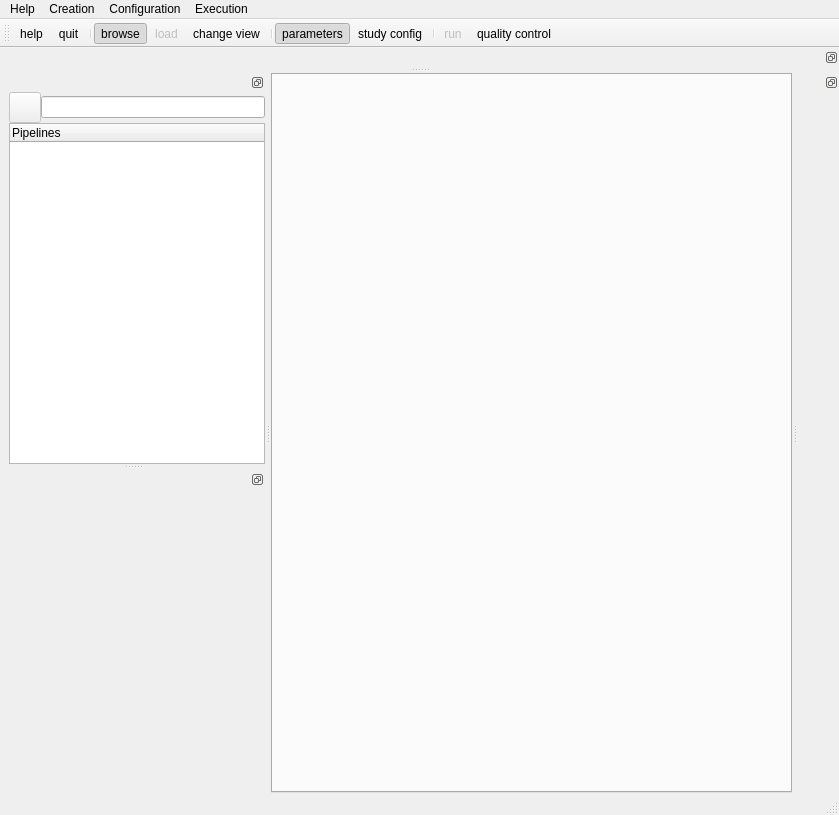
<?xml version="1.0" encoding="UTF-8"?>
<ui version="4.0">
 <class>Capsul</class>
 <widget class="QMainWindow" name="Capsul">
  <property name="enabled">
   <bool>true</bool>
  </property>
  <property name="geometry">
   <rect>
    <x>0</x>
    <y>0</y>
    <width>839</width>
    <height>815</height>
   </rect>
  </property>
  <property name="windowTitle">
   <string>Capsul</string>
  </property>
  <property name="windowIcon">
   <iconset resource="icones.qrc">
    <normaloff>:/icones/logo</normaloff>:/icones/logo</iconset>
  </property>
  <widget class="QWidget" name="centralwidget">
   <property name="sizePolicy">
    <sizepolicy hsizetype="Expanding" vsizetype="Expanding">
     <horstretch>0</horstretch>
     <verstretch>0</verstretch>
    </sizepolicy>
   </property>
   <layout class="QGridLayout" name="gridLayout">
    <property name="margin">
     <number>0</number>
    </property>
    <property name="spacing">
     <number>0</number>
    </property>
    <item row="0" column="0">
     <widget class="QTabWidget" name="display"/>
    </item>
   </layout>
  </widget>
  <widget class="QMenuBar" name="main_menu_bar">
   <property name="geometry">
    <rect>
     <x>0</x>
     <y>0</y>
     <width>839</width>
     <height>25</height>
    </rect>
   </property>
   <widget class="QMenu" name="help_menu">
    <property name="title">
     <string>Help</string>
    </property>
    <addaction name="actionHelp"/>
    <addaction name="separator"/>
    <addaction name="actionQuit"/>
   </widget>
   <widget class="QMenu" name="menuCreation">
    <property name="title">
     <string>Creation</string>
    </property>
    <addaction name="actionLoad"/>
    <addaction name="actionChangeView"/>
    <addaction name="actionBrowse"/>
   </widget>
   <widget class="QMenu" name="menuExecution">
    <property name="title">
     <string>Execution</string>
    </property>
    <addaction name="actionQualityControl"/>
   </widget>
   <widget class="QMenu" name="menuConfiguration">
    <property name="title">
     <string>Configuration</string>
    </property>
    <addaction name="actionStudyConfig"/>
    <addaction name="actionRun"/>
    <addaction name="actionParameters"/>
   </widget>
   <addaction name="help_menu"/>
   <addaction name="menuCreation"/>
   <addaction name="menuConfiguration"/>
   <addaction name="menuExecution"/>
  </widget>
  <widget class="QStatusBar" name="status"/>
  <widget class="QToolBar" name="toolBar">
   <property name="windowTitle">
    <string>toolBar</string>
   </property>
   <attribute name="toolBarArea">
    <enum>TopToolBarArea</enum>
   </attribute>
   <attribute name="toolBarBreak">
    <bool>false</bool>
   </attribute>
   <addaction name="actionHelp"/>
   <addaction name="actionQuit"/>
   <addaction name="separator"/>
   <addaction name="actionBrowse"/>
   <addaction name="actionLoad"/>
   <addaction name="actionChangeView"/>
   <addaction name="separator"/>
   <addaction name="actionParameters"/>
   <addaction name="actionStudyConfig"/>
   <addaction name="separator"/>
   <addaction name="actionRun"/>
   <addaction name="actionQualityControl"/>
  </widget>
  <widget class="QDockWidget" name="dockWidgetBrowse">
   <property name="features">
    <set>QDockWidget::DockWidgetFloatable|QDockWidget::DockWidgetMovable</set>
   </property>
   <attribute name="dockWidgetArea">
    <number>1</number>
   </attribute>
   <widget class="QWidget" name="dock_browse">
    <property name="enabled">
     <bool>true</bool>
    </property>
    <layout class="QVBoxLayout" name="verticalLayout">
     <property name="topMargin">
      <number>0</number>
     </property>
     <property name="rightMargin">
      <number>0</number>
     </property>
     <property name="bottomMargin">
      <number>0</number>
     </property>
     <item>
      <layout class="QVBoxLayout" name="tree_layout">
       <property name="spacing">
        <number>0</number>
       </property>
       <item>
        <layout class="QHBoxLayout" name="search_layout">
         <property name="spacing">
          <number>0</number>
         </property>
         <property name="sizeConstraint">
          <enum>QLayout::SetFixedSize</enum>
         </property>
         <property name="leftMargin">
          <number>0</number>
         </property>
         <item>
          <widget class="QToolButton" name="search_icon">
           <property name="enabled">
            <bool>false</bool>
           </property>
           <property name="text">
            <string/>
           </property>
           <property name="icon">
            <iconset resource="icones.qrc">
             <normaloff>:/icones/search</normaloff>:/icones/search</iconset>
           </property>
           <property name="iconSize">
            <size>
             <width>24</width>
             <height>24</height>
            </size>
           </property>
          </widget>
         </item>
         <item>
          <widget class="QLineEdit" name="search"/>
         </item>
        </layout>
       </item>
       <item>
        <widget class="QTreeWidget" name="menu_treectrl">
         <attribute name="headerDefaultSectionSize">
          <number>100</number>
         </attribute>
         <column>
          <property name="text">
           <string notr="true">Pipelines</string>
          </property>
         </column>
        </widget>
       </item>
      </layout>
     </item>
    </layout>
   </widget>
  </widget>
  <widget class="QDockWidget" name="dockWidgetParameters">
   <property name="minimumSize">
    <size>
     <width>56</width>
     <height>200</height>
    </size>
   </property>
   <property name="features">
    <set>QDockWidget::DockWidgetFloatable|QDockWidget::DockWidgetMovable</set>
   </property>
   <attribute name="dockWidgetArea">
    <number>1</number>
   </attribute>
   <widget class="QWidget" name="dock_parameters"/>
  </widget>
  <widget class="QDockWidget" name="dockWidgetStudyConfig">
   <property name="features">
    <set>QDockWidget::DockWidgetFloatable|QDockWidget::DockWidgetMovable</set>
   </property>
   <attribute name="dockWidgetArea">
    <number>2</number>
   </attribute>
   <widget class="QWidget" name="dock_study_config"/>
  </widget>
  <widget class="QDockWidget" name="dockWidgetBoard">
   <property name="features">
    <set>QDockWidget::DockWidgetFloatable|QDockWidget::DockWidgetMovable</set>
   </property>
   <property name="allowedAreas">
    <set>Qt::BottomDockWidgetArea|Qt::TopDockWidgetArea</set>
   </property>
   <attribute name="dockWidgetArea">
    <number>4</number>
   </attribute>
   <widget class="QWidget" name="dock_board"/>
  </widget>
  <action name="actionHelp">
   <property name="icon">
    <iconset resource="icones.qrc">
     <normaloff>:/icones/help</normaloff>:/icones/help</iconset>
   </property>
   <property name="text">
    <string>help</string>
   </property>
   <property name="shortcut">
    <string>Ctrl+H</string>
   </property>
  </action>
  <action name="actionQuit">
   <property name="icon">
    <iconset resource="icones.qrc">
     <normaloff>:/icones/exit</normaloff>:/icones/exit</iconset>
   </property>
   <property name="text">
    <string>quit</string>
   </property>
   <property name="shortcut">
    <string>Ctrl+Q</string>
   </property>
  </action>
  <action name="actionLoad">
   <property name="enabled">
    <bool>false</bool>
   </property>
   <property name="icon">
    <iconset resource="icones.qrc">
     <normaloff>:/icones/open</normaloff>:/icones/open</iconset>
   </property>
   <property name="text">
    <string>load</string>
   </property>
   <property name="shortcut">
    <string>Ctrl+L</string>
   </property>
  </action>
  <action name="actionChangeView">
   <property name="icon">
    <iconset resource="icones.qrc">
     <normaloff>:/icones/change_view</normaloff>:/icones/change_view</iconset>
   </property>
   <property name="text">
    <string>change view</string>
   </property>
   <property name="shortcut">
    <string>Ctrl+S</string>
   </property>
  </action>
  <action name="actionStudyConfig">
   <property name="checkable">
    <bool>true</bool>
   </property>
   <property name="checked">
    <bool>false</bool>
   </property>
   <property name="icon">
    <iconset resource="icones.qrc">
     <normaloff>:/icones/config</normaloff>:/icones/config</iconset>
   </property>
   <property name="text">
    <string>study config</string>
   </property>
   <property name="shortcut">
    <string>Ctrl+C</string>
   </property>
  </action>
  <action name="actionRun">
   <property name="checkable">
    <bool>false</bool>
   </property>
   <property name="checked">
    <bool>false</bool>
   </property>
   <property name="enabled">
    <bool>false</bool>
   </property>
   <property name="icon">
    <iconset resource="icones.qrc">
     <normaloff>:/icones/play</normaloff>:/icones/play</iconset>
   </property>
   <property name="text">
    <string>run</string>
   </property>
   <property name="shortcut">
    <string>Ctrl+R</string>
   </property>
  </action>
  <action name="actionQualityControl">
   <property name="checkable">
    <bool>true</bool>
   </property>
   <property name="checked">
    <bool>false</bool>
   </property>
   <property name="icon">
    <iconset resource="icones.qrc">
     <normaloff>:/icones/view</normaloff>:/icones/view</iconset>
   </property>
   <property name="text">
    <string>quality control</string>
   </property>
  </action>
  <action name="actionBrowse">
   <property name="checkable">
    <bool>true</bool>
   </property>
   <property name="checked">
    <bool>true</bool>
   </property>
   <property name="icon">
    <iconset resource="icones.qrc">
     <normaloff>:/icones/browse</normaloff>:/icones/browse</iconset>
   </property>
   <property name="text">
    <string>browse</string>
   </property>
   <property name="shortcut">
    <string>Ctrl+B</string>
   </property>
  </action>
  <action name="actionParameters">
   <property name="checkable">
    <bool>true</bool>
   </property>
   <property name="checked">
    <bool>true</bool>
   </property>
   <property name="icon">
    <iconset resource="icones.qrc">
     <normaloff>:/icones/controller</normaloff>:/icones/controller</iconset>
   </property>
   <property name="text">
    <string>parameters</string>
   </property>
   <property name="shortcut">
    <string>Ctrl+P</string>
   </property>
  </action>
 </widget>
 <resources>
  <include location="icones.qrc"/>
 </resources>
 <connections>
  <connection>
   <sender>actionQuit</sender>
   <signal>activated()</signal>
   <receiver>Capsul</receiver>
   <slot>close()</slot>
   <hints>
    <hint type="sourcelabel">
     <x>-1</x>
     <y>-1</y>
    </hint>
    <hint type="destinationlabel">
     <x>399</x>
     <y>299</y>
    </hint>
   </hints>
  </connection>
 </connections>
</ui>
